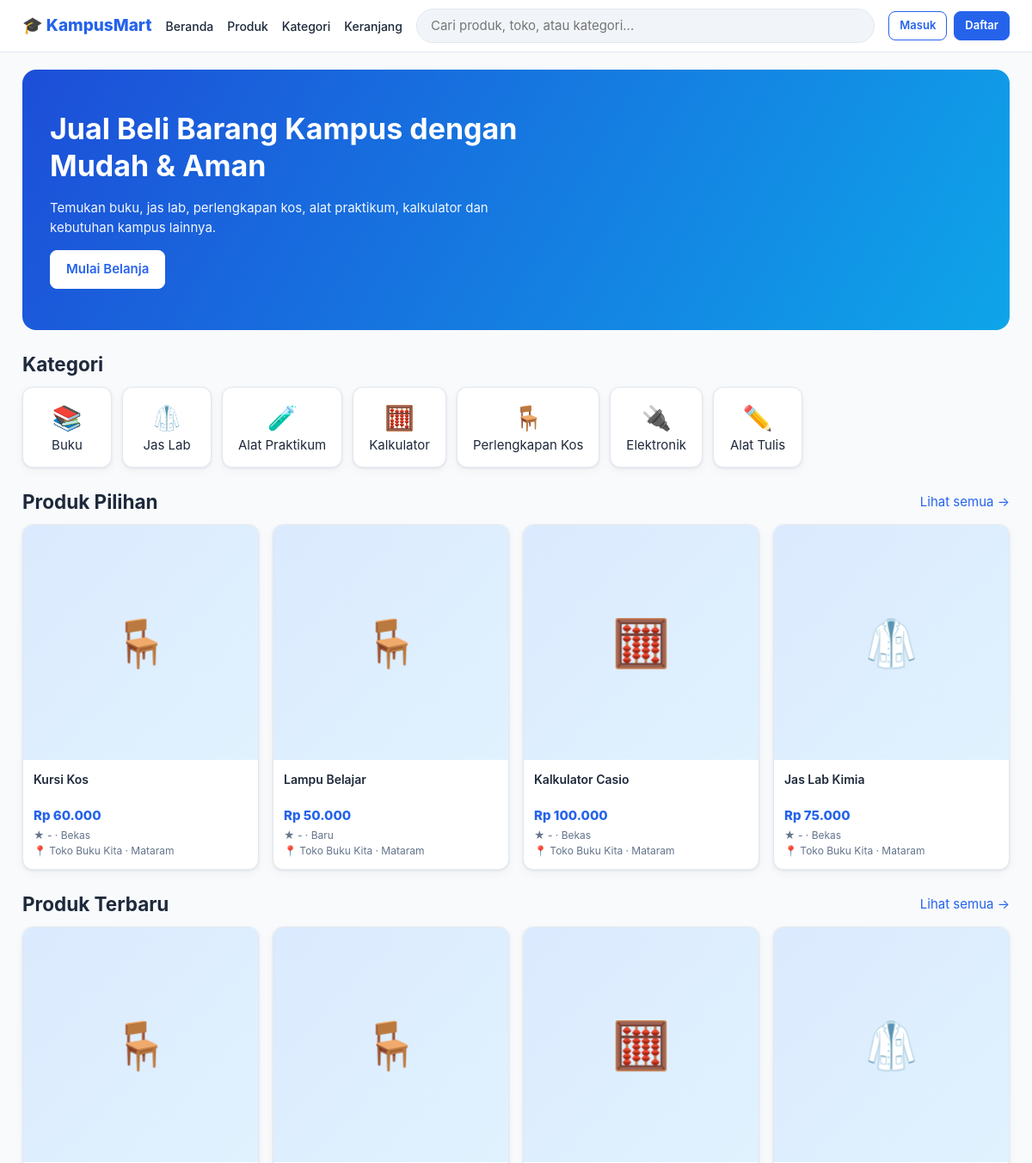
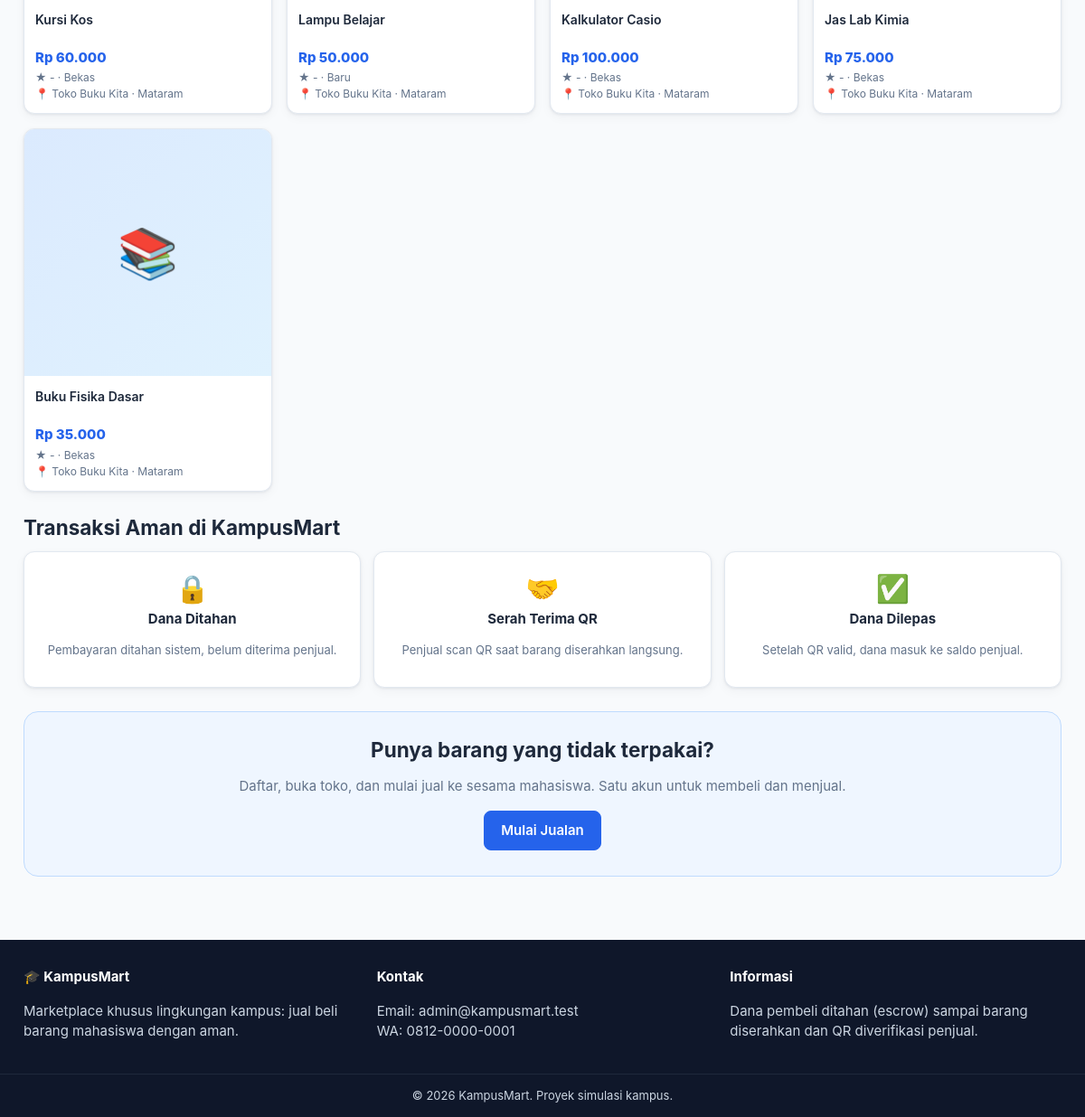
The page / on the database its author committed (2 pictures, top to bottom).
### tables this page shows
CREATE TABLE categories (
  id INT UNSIGNED AUTO_INCREMENT PRIMARY KEY,
  name VARCHAR(80) NOT NULL UNIQUE,
  icon VARCHAR(10) DEFAULT '📦'
);

CREATE TABLE products (
  id INT UNSIGNED AUTO_INCREMENT PRIMARY KEY,
  store_id INT UNSIGNED NOT NULL,
  category_id INT UNSIGNED NOT NULL,
  name VARCHAR(150) NOT NULL,
  description TEXT,
  price DECIMAL(12,2) NOT NULL,
  stock INT NOT NULL DEFAULT 0,
  item_condition ENUM('Baru','Bekas') NOT NULL DEFAULT 'Bekas',
  status ENUM('active','inactive') NOT NULL DEFAULT 'active',
  created_at TIMESTAMP DEFAULT CURRENT_TIMESTAMP,
  updated_at TIMESTAMP DEFAULT CURRENT_TIMESTAMP ON UPDATE CURRENT_TIMESTAMP,
  INDEX idx_prod_store (store_id), INDEX idx_prod_cat (category_id), INDEX idx_prod_name (name), INDEX idx_prod_status (status),
  FOREIGN KEY (store_id) REFERENCES stores(id),
  FOREIGN KEY (category_id) REFERENCES categories(id)
);

CREATE TABLE stores (
  id INT UNSIGNED AUTO_INCREMENT PRIMARY KEY,
  user_id INT UNSIGNED NOT NULL UNIQUE,
  name VARCHAR(100) NOT NULL,
  description TEXT,
  phone VARCHAR(20) NOT NULL,
  address TEXT NOT NULL,
  city VARCHAR(80) NOT NULL,
  province VARCHAR(80) NOT NULL,
  logo VARCHAR(255) DEFAULT NULL,
  status ENUM('pending','active','rejected','suspended') NOT NULL DEFAULT 'pending',
  created_at TIMESTAMP DEFAULT CURRENT_TIMESTAMP,
  updated_at TIMESTAMP DEFAULT CURRENT_TIMESTAMP ON UPDATE CURRENT_TIMESTAMP,
  INDEX idx_store_status (status),
  FOREIGN KEY (user_id) REFERENCES users(id)
);

### includes/auth.php (called while the page is built, shortened)
<?php
function isLoggedIn() { return !empty($_SESSION['user_id']); }

### config/database.php (called while the page is built, shortened)
<?php
function db() {
    static $pdo = null;
    if ($pdo === null) {
        $dsn = 'mysql:host=' . DB_HOST . ';dbname=' . DB_NAME . ';charset=utf8mb4';
        $pdo = new PDO($dsn, DB_USER, DB_PASS, [
            PDO::ATTR_ERRMODE => PDO::ERRMODE_EXCEPTION,
            PDO::ATTR_DEFAULT_FETCH_MODE => PDO::FETCH_ASSOC,
            PDO::ATTR_EMULATE_PREPARES => false,
        ]);
    }
    return $pdo;
}

### index.php (the view, shortened to what this page needs)
<?php
require_once __DIR__ . '/config/config.php';
try {
    $cats = db()->query('SELECT * FROM categories ORDER BY id')->fetchAll();
    $where = "WHERE p.status='active' AND s.status='active' AND p.stock > 0";
    $featured = db()->query(productSelect() . $where . ' ORDER BY avg_rating DESC, p.id DESC LIMIT 4')->fetchAll();
    $latest = db()->query(productSelect() . $where . ' ORDER BY p.id DESC LIMIT 8')->fetchAll();
} catch (Throwable $e) { logError('index', $e); $cats = $featured = $latest = []; }
include __DIR__ . '/includes/header.php';
?>
<section class="hero">
  <h1>Jual Beli Barang Kampus dengan Mudah &amp; Aman</h1>
  <p>Temukan buku, jas lab, perlengkapan kos, alat praktikum, kalkulator dan kebutuhan kampus lainnya.</p>
  <a class="btn" href="<?= e(url('buyer/products.php')) ?>">Mulai Belanja</a>
</section>
<div class="section-head" id="kategori"><h2>Kategori</h2></div>
<div class="chips">
<?php foreach ($cats as $c): ?>
  <a class="chip" href="<?= e(url('buyer/products.php?category=' . $c['id'])) ?>"><span><?= e($c['icon']) ?></span><?= e($c['name']) ?></a>
<?php endforeach; ?>
</div>
<div class="section-head"><h2>Produk Pilihan</h2><a href="<?= e(url('buyer/products.php')) ?>">Lihat semua →</a></div>
<div class="grid-products"><?php foreach ($featured as $p) echo productCard($p); ?></div>
<div class="section-head"><h2>Produk Terbaru</h2><a href="<?= e(url('buyer/products.php?sort=newest')) ?>">Lihat semua →</a></div>
<div class="grid-products"><?php foreach ($latest as $p) echo productCard($p); ?></div>
<div class="section-head"><h2>Transaksi Aman di KampusMart</h2></div>
<div class="trust">
  <div class="card"><div class="ico">🔒</div><strong>Dana Ditahan</strong><p class="muted small">Pembayaran ditahan sistem, belum diterima penjual.</p></div>
  <div class="card"><div class="ico">🤝</div><strong>Serah Terima QR</strong><p class="muted small">Penjual scan QR saat barang diserahkan langsung.</p></div>
  <div class="card"><div class="ico">✅</div><strong>Dana Dilepas</strong><p class="muted small">Setelah QR valid, dana masuk ke saldo penjual.</p></div>
</div>
<section class="cta">
  <h2>Punya barang yang tidak terpakai?</h2>
  <p class="muted">Daftar, buka toko, dan mulai jual ke sesama mahasiswa. Satu akun untuk membeli dan menjual.</p>
  <a class="btn" href="<?= e(url(isLoggedIn() ? 'buyer/open-store.php' : 'register.php')) ?>">Mulai Jualan</a>
</section>
<?php include __DIR__ . '/includes/footer.php'; ?>

### includes/header.php (shortened to what this page needs)
<?php
$layout = $layout ?? 'site';
$pageTitle = $pageTitle ?? APP_NAME;
$authUser = isLoggedIn() ? currentUser() : null;
?><!DOCTYPE html>
<html lang="id">
<head>
<title><?= e($pageTitle) ?> - <?= e(setting('site_title', APP_NAME)) ?></title>
<link rel="stylesheet" href="<?= e(url('assets/css/style.css')) ?>">
<?php if ($layout === 'site'): ?><link rel="stylesheet" href="<?= e(url('assets/css/buyer.css')) ?>"><?php endif; ?>
</head>
<body class="layout-<?= e($layout) ?>">
<?php if ($layout === 'site'): include __DIR__ . '/navbar.php'; ?>
<main class="container page">
<?php endif; ?>

### includes/navbar.php (shortened to what this page needs)
<?php
$home = $authUser ? 'buyer/dashboard.php' : 'index.php';
$cnt = ($authUser && $authUser['role'] === 'buyer') ? cartCount($authUser['id']) : 0;
$myStore = ($authUser && $authUser['role'] === 'buyer') ? storeOf($authUser['id']) : null;
?>
<header class="navbar">
  <div class="container nav-inner">
    <a class="logo" href="<?= e(url($home)) ?>">🎓 KampusMart</a>
    <nav class="nav-links" id="navLinks">
      <a href="<?= e(url($home)) ?>">Beranda</a>
      <a href="<?= e(url('buyer/products.php')) ?>">Produk</a>
      <a href="<?= e(url('index.php#kategori')) ?>">Kategori</a>
      <a href="<?= e(url('buyer/cart.php')) ?>">Keranjang<?= $cnt ? ' <span class="pill">' . $cnt . '</span>' : '' ?></a>
    </nav>
    <form class="nav-search" action="<?= e(url('buyer/products.php')) ?>" method="get">
      <input type="search" name="search" placeholder="Cari produk, toko, atau kategori..." value="<?= e($_GET['search'] ?? '') ?>">
    </form>
    <div class="nav-user">
    <?php if ($authUser): ?>
      <details class="dropdown">
        <summary>👤 <?= e(explode(' ', $authUser['name'])[0]) ?></summary>
        <div class="dropdown-menu">
          <a href="<?= e(url('buyer/profile.php')) ?>">Profil Saya</a>
          <a href="<?= e(url('buyer/addresses.php')) ?>">Alamat</a>
          <?php if ($authUser['role'] === 'admin'): ?><a href="<?= e(url('admin/dashboard.php')) ?>">Panel Admin</a>
          <?php elseif ($authUser['seller_enabled'] && $myStore && $myStore['status'] === 'active'): ?><a href="<?= e(url('seller/dashboard.php')) ?>">Beralih ke Toko</a>
          <?php else: ?><a href="<?= e(url('buyer/open-store.php')) ?>">Buka Toko</a><?php endif; ?>
          <a href="<?= e(url('logout.php')) ?>">Logout</a>
        </div>
      </details>
    <?php else: ?>
      <a class="btn btn-outline btn-sm" href="<?= e(url('login.php')) ?>">Masuk</a>
      <a class="btn btn-sm" href="<?= e(url('register.php')) ?>">Daftar</a>
    <?php endif; ?>
    </div>
  </div>
</header>

### includes/functions.php (shortened to what this page needs)
<?php
function e($v) { return htmlspecialchars((string)$v, ENT_QUOTES, 'UTF-8'); }
function url($path = '') { return BASE_URL . '/' . ltrim($path, '/'); }
function rupiah($n) { return 'Rp ' . number_format((float)$n, 0, ',', '.'); }
function setting($key, $default = '') {
    static $cache = null;
    if ($cache === null) {
        $cache = [];
        try { foreach (db()->query('SELECT setting_key, setting_value FROM website_settings') as $r) $cache[$r['setting_key']] = $r['setting_value']; }
        catch (Throwable $e) { logError('setting', $e); }
    }
    return $cache[$key] ?? $default;
}
function productSelect() {
    return "SELECT p.*, s.name AS store_name, s.city AS store_city, s.address AS store_address, s.user_id AS owner_id,
        c.name AS category_name, c.icon AS icon,
        (SELECT filename FROM product_images pi WHERE pi.product_id = p.id ORDER BY is_primary DESC, id LIMIT 1) AS image,
        (SELECT ROUND(AVG(rating),1) FROM reviews r WHERE r.product_id = p.id) AS avg_rating,
        (SELECT COUNT(*) FROM reviews r WHERE r.product_id = p.id) AS review_count
        FROM products p JOIN stores s ON s.id = p.store_id JOIN categories c ON c.id = p.category_id ";
}
function productImg($p, $class = '') {
    return '<div class="ph ' . $class . '">' . e($p['icon'] ?? '📦') . '</div>';
}
function productCard($p) {
    ob_start(); ?>
    <a class="pcard" href="<?= e(url('buyer/product-detail.php?id=' . $p['id'])) ?>">
        <div class="pcard-img"><?= productImg($p) ?></div>
        <div class="pcard-body">
            <div class="pcard-name"><?= e($p['name']) ?></div>
            <div class="pcard-price"><?= rupiah($p['price']) ?></div>
            <div class="pcard-meta">★ <?= $p['avg_rating'] ? e($p['avg_rating']) : '-' ?> · <?= e($p['item_condition']) ?></div>
            <div class="pcard-store">📍 <?= e($p['store_name']) ?> · <?= e($p['store_city']) ?></div>
        </div>
    </a>
    <?php return ob_get_clean();
}

### includes/footer.php (shortened to what this page needs)
<?php if ($layout === 'site'): ?>
</main>
<footer class="footer">
  <div class="container footer-grid">
    <div><strong>🎓 KampusMart</strong><p><?= e(setting('site_description', 'Marketplace khusus lingkungan kampus.')) ?></p></div>
    <div><strong>Kontak</strong><p><?= nl2br(e(setting('contact_info', 'admin@kampusmart.test'))) ?></p></div>
    <div><strong>Informasi</strong><p><?= nl2br(e(setting('policy', 'Transaksi aman dengan dana ditahan sampai barang diterima.'))) ?></p></div>
  </div>
  <div class="footer-bottom">© <?= date('Y') ?> KampusMart. Proyek simulasi kampus.</div>
</footer>
<?php elseif ($layout === 'seller' || $layout === 'admin'): ?>
    </div></div></div>
<?php endif; ?>
</body>
</html>

### assets/css/style.css (style rules this page uses)
:root { --primary:#2563EB;--secondary:#0EA5E9;--success:#22C55E;--warning:#F59E0B;--danger:#EF4444;--bg:#F8FAFC;--text:#1E293B;--muted:#64748B;--border:#E2E8F0;--card:#fff;--r:10px;--shadow:0 1px 3px rgba(15,23,42,.08),0 4px 12px rgba(15,23,42,.04) }
* { box-sizing:border-box }
body { margin:0;font-family:Inter,system-ui,-apple-system,"Segoe UI",Roboto,sans-serif;background:var(--bg);color:var(--text);line-height:1.5;font-size:15px }
a { color:var(--primary);text-decoration:none }
h1,h2,h3 { line-height:1.25;margin:0 0 .5em }
.container { max-width:1180px;margin:0 auto;padding:0 16px }
.page { padding-top:20px;padding-bottom:40px;min-height:70vh }
.muted { color:var(--muted) }
.small { font-size:13px }
.btn { display:inline-block;background:var(--primary);color:#fff;border:1px solid var(--primary);padding:10px 18px;border-radius:8px;font-size:15px;font-weight:600;cursor:pointer;text-align:center }
.btn-sm { padding:6px 12px;font-size:13px }
.btn-outline { background:#fff;color:var(--primary) }
input,select,textarea { width:100%;padding:10px 12px;border:1px solid var(--border);border-radius:8px;font:inherit;background:#fff;color:var(--text) }
.card { background:var(--card);border:1px solid var(--border);border-radius:12px;box-shadow:var(--shadow);padding:18px;margin-bottom:16px }
.navbar { background:#fff;border-bottom:1px solid var(--border);position:sticky;top:0;z-index:100 }
.nav-inner { display:flex;align-items:center;gap:16px;min-height:60px;flex-wrap:wrap }
.logo { font-weight:800;font-size:19px;color:var(--primary) }
.nav-links { display:flex;gap:16px }
.nav-links a { color:var(--text);font-weight:500;font-size:14px }
.nav-search { flex:1;min-width:180px }
.nav-search input { border-radius:99px;background:#F1F5F9;padding:8px 16px }
.nav-user { display:flex;gap:8px;align-items:center }
.footer { background:#0F172A;color:#CBD5E1;margin-top:30px }
.footer-grid { display:grid;grid-template-columns:repeat(3,1fr);gap:24px;padding-top:30px;padding-bottom:20px }
.footer strong { color:#fff }
.footer-bottom { text-align:center;padding:14px;border-top:1px solid #1E293B;font-size:13px }
.grid-products { display:grid;grid-template-columns:repeat(4,1fr);gap:16px }
.pcard { background:#fff;border:1px solid var(--border);border-radius:12px;overflow:hidden;color:var(--text);box-shadow:var(--shadow);transition:transform .15s;display:block }
.pcard-img { aspect-ratio:1/1;background:#F1F5F9 }
.pcard-img img,.pcard-img .ph { width:100%;height:100%;object-fit:cover }
.ph { display:flex;align-items:center;justify-content:center;font-size:54px;background:linear-gradient(135deg,#DBEAFE,#E0F2FE) }
.pcard-body { padding:12px }
.pcard-name { font-weight:600;font-size:14px;min-height:40px }
.pcard-price { color:var(--primary);font-weight:800;margin:2px 0 }
.pcard-meta,.pcard-store { font-size:12px;color:var(--muted) }
.section-head { display:flex;justify-content:space-between;align-items:center;margin:26px 0 12px }
.section-head h2 { margin:0 }
.chips { display:flex;gap:12px;flex-wrap:wrap }
.chip { background:#fff;border:1px solid var(--border);border-radius:12px;padding:14px 18px;text-align:center;min-width:104px;color:var(--text);box-shadow:var(--shadow) }
.chip span { display:block;font-size:28px }

### assets/css/buyer.css (style rules this page uses)
.hero { background:linear-gradient(120deg,#1D4ED8,#0EA5E9);color:#fff;border-radius:16px;padding:48px 32px;margin-bottom:8px }
.hero h1 { font-size:34px;max-width:560px }
.hero p { max-width:520px;opacity:.95 }
.hero .btn { background:#fff;color:var(--primary);border-color:#fff }
.trust { display:grid;grid-template-columns:repeat(3,1fr);gap:14px }
.trust .card { margin:0;text-align:center }
.trust .ico { font-size:30px }
.cta { background:#EFF6FF;border:1px solid #BFDBFE;border-radius:16px;padding:28px;text-align:center;margin-top:26px }

### rows shown on the page
categories: icon "📚", name "Buku"
categories: icon "🥼", name "Jas Lab"
categories: icon "🧪", name "Alat Praktikum"
categories: icon "🧮", name "Kalkulator"
categories: icon "🪑", name "Perlengkapan Kos"
categories: icon "🔌", name "Elektronik"
categories: icon "✏️", name "Alat Tulis"
products: category.icon "🪑", name "Kursi Kos", price "Rp 60.000", item_condition "Bekas", store.name "Toko Buku Kita", store.city "Mataram"
products: category.icon "🪑", name "Lampu Belajar", price "Rp 50.000", item_condition "Baru", store.name "Toko Buku Kita", store.city "Mataram"
products: category.icon "🧮", name "Kalkulator Casio", price "Rp 100.000", item_condition "Bekas", store.name "Toko Buku Kita", store.city "Mataram"
products: category.icon "🥼", name "Jas Lab Kimia", price "Rp 75.000", item_condition "Bekas", store.name "Toko Buku Kita", store.city "Mataram"
products: category.icon "📚", name "Buku Fisika Dasar", price "Rp 35.000", item_condition "Bekas", store.name "Toko Buku Kita", store.city "Mataram"

### other values the page prints
setting('site_description', 'Marketplace khusus lingkungan kampus.') "Marketplace khusus lingkungan kampus: jual beli barang mahasiswa dengan aman."
setting('contact_info', 'admin@kampusmart.test') "Email: admin@kampusmart.test WA: 0812-0000-0001"
